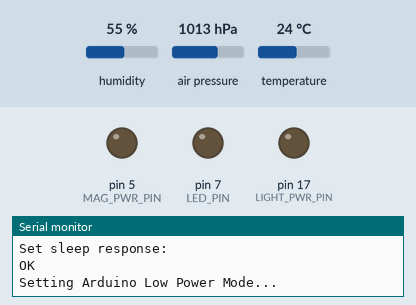
Simulated run of this sketch. Board: Arduino Uno, built with avr-gcc and run on an emulated ATmega328P. Parts: output pins drawn as LEDs (lit = HIGH), the last lines printed to the serial monitor. Inputs (shaded band) come from the test bench; at power-on: air pressure 1013 hPa, humidity 55 %, temperature 24 °C. The modem accepts every AT command (registered, SIM ready, sends succeed) and sends nothing else.

Above: at 5.2 s.
5.3 s: air pressure set to 1025 hPa
At 13.6 s:
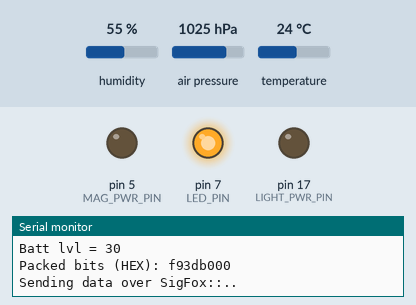
Timing chart, 0 to 20.0 s (numbered marks = the images above; inputs shaded):
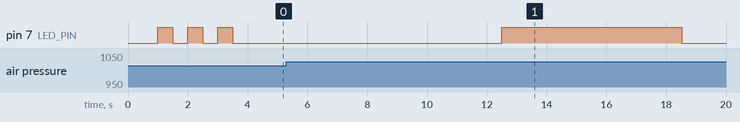

The sketch:

weather_station.ino
```cpp
//third-party libraries (install per normal Arduino instructions: https://www.arduino.cc/en/hacking/libraries
#include <LowPower.h> //from RocketScream: https://github.com/rocketscream/Low-Power
#include <SparkFunLIS3DH.h> // from SparkFun: https://github.com/sparkfun/SparkFun_LIS3DH_Arduino_Library
#include <Adafruit_BME280.h>

#include "BitPacker.h"
#include "util.h"
#include "Sigfox.h"


Adafruit_BME280 bme; // I2C

//set to false for debug and to avoid sending messages but still take sensor readings
bool SEND_SIGFOX_MESSAGES = true;

//"global" vars
int period_count = SIGFOX_WAIT_PERIODS; //start at max so initial message is sent on startup
int num_readings = 0;
volatile int count = 0;
unsigned int seq_num = 0;
enum POWER_MODE {OFF = 0, ON = 1};
int init_vcc = 0;
int total_light = 0;
float total_temp = 0;
float total_pressure = 0;
float total_humidity = 0;
float total_altitude = 0;

int sigfox_region = 1;

// number of bits to use for each piece of data: {seq_num, rounded_temp, avg_light, check_shock_occurred(), check_mag_occurred(), batt_lvl,rounded_pressure,rounded_hum,rounded_alt}
unsigned int bit_pack_format[] = {8,7,10,1,1,4,8,7,9};

typedef struct SigfoxDataPacket {

   unsigned int sequence_num;
   unsigned int avg_temperature;
   unsigned int avg_light;
   unsigned int shock_occurred;
   unsigned int mag_occurred;
   unsigned int batt_lvl;
   unsigned int avg_pressure;
   unsigned int avg_humidity;
   unsigned int avg_altitude;

} SigfoxDataPacket;

void setup(){
  pinMode(LED_PIN, OUTPUT);
  pinMode(LIGHT_PWR_PIN,OUTPUT);
  pinMode(LIGHT_SENSOR_PIN, INPUT); //defaults to INPUT anyway, not strictly necessary
  digitalWrite(LIGHT_PWR_PIN, LOW);
  Serial.begin(9600);

  pinMode(MAG_PWR_PIN, OUTPUT);
  set_power_mag(POWER_MODE::OFF);

  delay(300);//Let system settle

  //sigfox comms test for debug purposes
  bool sigfox_ok = SigFox::test_sigfox_chip();

  String chip_region = SigFox::send_at_command("AT$IF?", 50);
  Serial.println(chip_region);
  chip_region.trim();

  if (chip_region=="902200000"){
    Serial.println("Setting region 2");
    sigfox_region = 2;
  }

  init_vcc = Util::readVcc();
  Util::debug_print("Vcc = ", init_vcc, true);

  Util::debug_print(F("Set sigfox sleep mode..."));
  SigFox::set_sigfox_sleep(true);

  //need to reset "volatile" variables here to avoid odd results
  count = 0;

  // setup BME280 chip on appropriate I2C address
  bool bme_status = bme.begin(BME_ADDRESS);
  if (!bme_status) {
      Serial.println(F("Could not find a valid BME280 sensor, check wiring!"));
  }


  // POST (power on self test) blinks for correct chip operation
  Util::blink_led(1);
  if (sigfox_ok) {
     Util::blink_led(1);
  }else{
     Util::debug_print(F("Sigfox chip not responding correctly"));
     delay(500);
  }
  if (bme_status) {
    Util::blink_led(1);
  }else{
    Util::debug_print(F("Bosch temp chip not responding correctly"));
     delay(500);
  }

}//end "setup()"

void set_power_mag(int mode){
  if (mode==POWER_MODE::ON){
    digitalWrite(MAG_PWR_PIN, HIGH);
  }else{
    digitalWrite(MAG_PWR_PIN, LOW);
  }
}

float get_temperature_reading(){
  float temperature = 0.0000;
  temperature = bme.readTemperature();
  return temperature;
}

int get_light_reading(){
  digitalWrite(LIGHT_PWR_PIN, HIGH);
  int light_value =  analogRead(LIGHT_SENSOR_PIN);
  digitalWrite(LIGHT_PWR_PIN, LOW);
  return light_value;
}

void send_data_packet(struct SigfoxDataPacket *packet){

    unsigned int vals[] = {packet->sequence_num, packet->avg_temperature}; //{seq_num, rounded_temp, avg_light, check_shock_occurred(), check_mag_occurred(), batt_lvl,rounded_pressure,rounded_hum,rounded_alt}
    uint32_t packed = BitPacker::get_packed_message_32(vals, bit_pack_format, 6);
    String hex_bits = String(packed, HEX);
    if (strlen(hex_bits.c_str())%2==1){
      hex_bits = "0" + hex_bits;
    }
    String msg_header = "Packed bits (HEX): ";
    Util::debug_print(msg_header + hex_bits);

    if (SEND_SIGFOX_MESSAGES){
      Util::debug_print(F("Sending data over SigFox::.."));

      if (sigfox_region==2){
        // FCC rules means frequency macro channel switching which we don't want so reset chip prior to send
        // Cannot send messages with < 20s gap under FCC rules, which we won't be doing anyway with Sigfox
        String reset_response = SigFox::send_at_command("AT$RC", 50);
        Serial.println(reset_response);
      }

      digitalWrite(LED_PIN, HIGH);   // turn the LED on (HIGH is the voltage level)

      String chip_response = SigFox::send_at_command("AT$SF=" + hex_bits, 6000);
      Util::debug_print("Reponse from sigfox module: " + chip_response);

      digitalWrite(LED_PIN, LOW);    // turn the LED off by making the voltage LOW

    }else{
      Util::debug_print(F("Skipping Sigfox message sending..."));
    }

}

//main program loop
void loop(){

  float f = 0;
  unsigned int ui = 0;

  Util::debug_print("Setting Arduino Low Power Mode...");
  if (DEBUG_MODE){
    delay(100);
  }
  // go to lowest power for maximum period (8 seconds)
  LowPower.powerDown(SLEEP_8S, ADC_OFF, BOD_OFF);

  //SENSOR_READ_PERIOD determines how often to read sensor data
  if (period_count % SENSOR_READ_PERIOD == 0){

    // get temp
    Util::debug_print("Getting sensor information...");
    f = get_temperature_reading();
    Util::debug_print("Temp (C): ", (int)f, true);
    total_temp += f;

    // get light level
    int light_reading = get_light_reading();
    Util::debug_print("Light: ", light_reading, true);
    total_light += light_reading;

    //get pressure
    f = bme.readPressure() / 100.0F;
    Util::debug_print("Pressure (hPa): ", (int)f, true);
    total_pressure += f;

    //get altitude
    f = bme.readAltitude(SEALEVELPRESSURE_HPA);
    Util::debug_print("Altituide (m): ", (int)f, true);
    total_altitude += f;

    //get humidity
    f = bme.readHumidity();
    Util::debug_print("Humidity (%): ", (int)f, true);
    total_humidity += f;

    num_readings++;
  }

  if (period_count>=SIGFOX_WAIT_PERIODS){
    //only send data over sigfox every SIGFOX_WAIT_PERIODS (e.g. 8 = 8x8 seconds, ~ every minute)
    Util::debug_print(F("Sending period has occurred..."));
    Util::debug_print(F("Set sigfox wake up..."));

    SigfoxDataPacket packet;

    SigFox::set_sigfox_sleep(false);

    packet.sequence_num = seq_num;

    ui = total_light / num_readings;
    packet.avg_light = ui;

    Util::debug_print("Avg light level: ", ui, true);

    ui = Util::round_float((total_temp / num_readings) *2);
    packet.avg_temperature = ui;

    Util::debug_print("Avg Temp (x2, Rounded): ", ui, true);

    ui = min(Util::round_float(total_pressure / num_readings) - MIN_PRESSURE, MAX_PRESSURE);
    packet.avg_pressure = ui;

    Util::debug_print("total_pressure: ", total_pressure, true);
    Util::debug_print("rounded_pressure: ", ui, true);

    ui = Util::round_float(total_humidity / num_readings);
    packet.avg_humidity = ui;

    Util::debug_print("total_humidity: ", total_humidity, true);
    Util::debug_print("rounded_hum: ", ui, true);

    ui = min(Util::round_float((total_altitude / num_readings) / 10) - MIN_ALTITUDE, MAX_ALTITUDE);
    packet.avg_altitude = ui;

    Util::debug_print("rounded_alt: ", ui, true);
    Util::debug_print("total_altitude: ", total_altitude, true);

    packet.shock_occurred = 0; // not using shock sensor for weather station
    packet.mag_occurred = 0; // not using magnetic sensors for weather station

    ui = (Util::readVcc() / 100) - MIN_BATT_LVL;
    packet.batt_lvl = ui;

    Util::debug_print("Batt lvl = ", ui, true);

    send_data_packet(&packet);

    Util::debug_print(F("Set sigfox sleep mode..."));
    SigFox::set_sigfox_sleep(true);
    total_temp = 0;
    total_light = 0;
    total_pressure = 0;
    total_humidity = 0;
    total_altitude = 0;
    num_readings = 0;

    period_count = 0;
    seq_num++;
    seq_num = seq_num % 256; // restart sequence number, 0-255
  }
  period_count++;
  //delay(1000);
}// end loop()
```

BitPacker.h
```cpp
#ifndef BITPACKER_H_INCLUDED
#define BITPACKER_H_INCLUDED

#define BIT(n)                  ( 1UL<<(n) ) //UL = unsigned long, forces chip to use 32bit int not 16

#define BIT_SET(y, mask)        ( y |=  (mask) )
#define BIT_CLEAR(y, mask)      ( y &= ~(mask) )
#define BIT_FLIP(y, mask)       ( y ^=  (mask) )

/*
        Set bits        Clear bits      Flip bits
y        0x0011          0x0011          0x0011
mask     0x0101 |        0x0101 &~       0x0101 ^
        ---------       ----------      ---------
result   0x0111          0x0010          0x0110
*/

//! Create a bitmask of length \a len.
#define BIT_MASK(len)           ( BIT(len)-1 )

//! Create a bitfield mask of length \a starting at bit \a start.
#define BF_MASK(start, len)     ( BIT_MASK(len)<<(start) )

//! Prepare a bitmask for insertion or combining.
#define BF_PREP(x, start, len)  ( ((x)&BIT_MASK(len)) << (start) )


//! Extract a bitfield of length \a len starting at bit \a start from \a y.
#define BF_GET(y, start, len)   ( ((y)>>(start)) & BIT_MASK(len) )

//! Insert a new bitfield value \a x into \a y.
#define BF_SET(y, x, start, len)    \
    ( y= ((y) &~ BF_MASK(start, len)) | BF_PREP(x, start, len) )

namespace BitPacker {
    static uint32_t get_packed_message_32(unsigned int values[], unsigned int bits_used[], int num_vals){
        uint32_t retval = 0x0;
        int j = 0;
        for (int i=0;i<num_vals;i++){
            BF_SET(retval, values[i], j, j + bits_used[i]);
            j += bits_used[i];
        }
        return retval;
    }

    static uint64_t get_packed_message_64(unsigned int values[], unsigned int bits_used[], int num_vals){
        uint64_t retval = 0x0;
        int j = 0;
        for (int i=0;i<num_vals;i++){
            BF_SET(retval, values[i], j, j + bits_used[i]);
            j += bits_used[i];
        }
        return retval;
    }

}
#endif // BITPACKER_H_INCLUDED
```

Sigfox.h
```cpp
#ifndef SIGFOX_H_INCLUDED
#define SIGFOX_H_INCLUDED

#include <AltSoftSerial.h>
#include "util.h"

//Declare software serial for Sigfox comms (Main Serial comms is used for usb comms print to serial monitor for debugging
AltSoftSerial altSerial;

namespace SigFox {
  //Sigfox functions
  int TX_PIN = 9;
  String recv_from_sigfox(){
    int num_bytes = altSerial.available();
    int i = 0;
    char arr[num_bytes + 1];
    while (i< num_bytes){
      arr[i++] = altSerial.read();
    }
    arr[i] = '\0';
    String inData(arr);
    return inData;
  }

  String send_at_command(String command, int wait_time){
    altSerial.println(command);
    delay(wait_time);
    return recv_from_sigfox();
  }

   //Sigfox sleep mode enabled via AT$P=1 command
  // to wake need to set UART port low (see AX-SIGFOX-MODS-D.PDF for further details)
  void set_sigfox_sleep(bool go_sleep){
    String chip_response;
    if (go_sleep){
      //send go sleep AT command
      chip_response = send_at_command("AT$P=1", 100);
      String log_message_header =  "Set sleep response: ";
      Util::debug_print(log_message_header + chip_response);
    }else{
      //wake up sigfox chip
      altSerial.end();
      pinMode(TX_PIN, OUTPUT);
      digitalWrite(TX_PIN, LOW);
      delay(100);
      altSerial.begin(9600);
    }
  }

  bool test_sigfox_chip(){
    bool all_ok = true;
    Serial.println(F("Sigfox Comms Test\n\n"));
    altSerial.begin(9600);
    delay(300);//Let system settle

    Serial.println(F("Check awake with AT Command..."));
    String chip_response = send_at_command("AT", 50);
   // if (chip_response=="") all_ok = false;
    Serial.print(F("Got reponse from sigfox module: "));
    Serial.println(chip_response);

    Serial.println(F("Sending comms test..."));
    chip_response = send_at_command("AT", 50);
    if (chip_response=="") all_ok = false;
    Serial.print(F("Comms test reponse from sigfox module: "));
    Serial.println(chip_response);

    chip_response = send_at_command("AT$I=10", 50);
    if (chip_response=="") all_ok = false;
    Serial.print(F("Dev ID reponse from sigfox module: "));
    Serial.println(chip_response);

    chip_response = send_at_command("AT$I=11", 50);
    if (chip_response=="") all_ok = false;
    Serial.print(F("PAC Code reponse from sigfox module: "));
    Serial.println(chip_response);
    return all_ok;
  }

}
#endif // SIGFOX_H_INCLUDED
```

constants.h
```cpp
#ifndef CONSTANTS_H_INCLUDED
#define CONSTANTS_H_INCLUDED

#define SEALEVELPRESSURE_HPA (1013.25)

const byte BME_ADDRESS   =  0x76;

const bool DEBUG_MODE = true;
const int LIGHT_PWR_PIN = 17;   // select the power pin for the photoresistor
const int MAG_PWR_PIN = 5; // select the power pin for the hall effect switch
const int LIGHT_SENSOR_PIN = A0;
const int LED_PIN = 7; //no on-board LED for low pow reasons
const int TX_PIN = 9;
const int SIGFOX_WAIT_PERIODS = 120; //8 periods of 8 seconds approx 1 min, 120 ~ 15 mins
const int SENSOR_READ_PERIOD = 2;// read sensors roughly every x periods, x = 8 ~ 1 minute (64 seconds)
const byte INT_PIN_SHOCK = 3;
const byte INT_PIN_MAG = 2;
const int MIN_BATT_LVL = 20;
const int MIN_PRESSURE   = 920;
const int MAX_PRESSURE   = 1070;

//min and max reportable altitude divided by 10
const int MIN_ALTITUDE   = -10;
const int MAX_ALTITUDE   = 500;

#endif // CONSTANTS_H_INCLUDED
```

util.h
```cpp
#ifndef UTIL_H_INCLUDED
#define UTIL_H_INCLUDED

#include "constants.h"

namespace Util {

  // Serial Print only if in debug mode
  void debug_print(String s, int i = 0, bool include_int = false){
    String log_msg = s;
    if (include_int){
      String log_msg_header = s;
      log_msg = log_msg_header + i;
    }
    if (DEBUG_MODE){
      Serial.println(log_msg);
    }
  }

  int readVcc() {
    // Read 1.1V reference against AVcc
    // set the reference to Vcc and the measurement to the internal 1.1V reference
    ADMUX = _BV(REFS0) | _BV(MUX3) | _BV(MUX2) | _BV(MUX1);

    delay(2); // Wait for Vref to settle
    ADCSRA |= _BV(ADSC); // Start conversion
    while (bit_is_set(ADCSRA,ADSC)); // measuring

    uint8_t low  = ADCL; // must read ADCL first - it then locks ADCH
    uint8_t high = ADCH; // unlocks both

    long result = (high<<8) | low;

    result = 1125300L / result; // Calculate Vcc (in mV); 1125300 = 1.1*1023*1000
    return (int)result; // Vcc in millivolts
  }

  void blink_led(int blink_count){
    for (int i=0;i<blink_count;i++){
      digitalWrite(LED_PIN, HIGH);   // turn the LED on (HIGH is the voltage level)
      delay(500);                       // wait with led on
      digitalWrite(LED_PIN, LOW);   // turn the LED off
      delay(500);
    }
  }

  //return the sign of
  static inline int8_t sgn(int val) {
   if (val < 0) return -1;
   if (val==0) return 0;
   return 1;
  }

  //return a rounded up int from float
  int round_float(float f){
    return (int) (f + (0.5 * sgn(f)));
  }

  //pad a string to a fixed length with leading zeros
  String pad_to_fixed_len(String string_to_pad, int fixed_len){
    int len = strlen(string_to_pad.c_str());
    String retval = "";
    for (int i=0;i<fixed_len-len;i++){
      retval += "0";
    }
    return retval + string_to_pad;
  }
}

#endif // UTIL_H_INCLUDED
```
